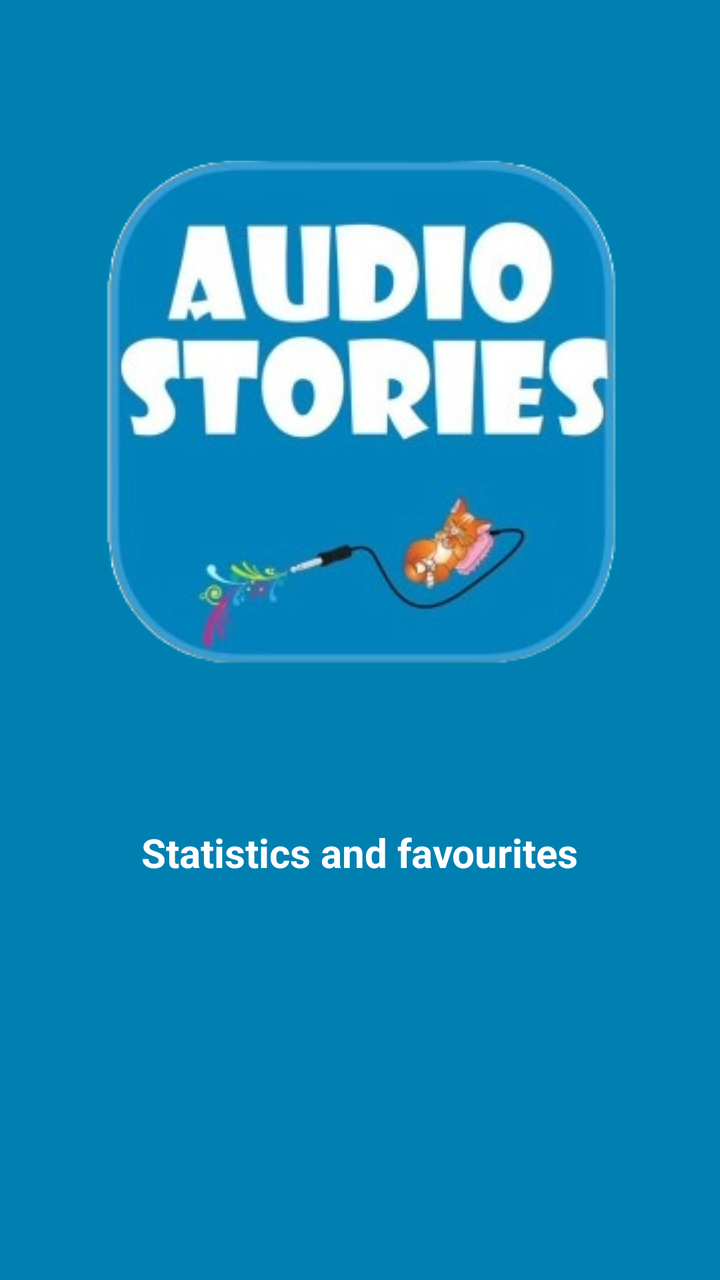
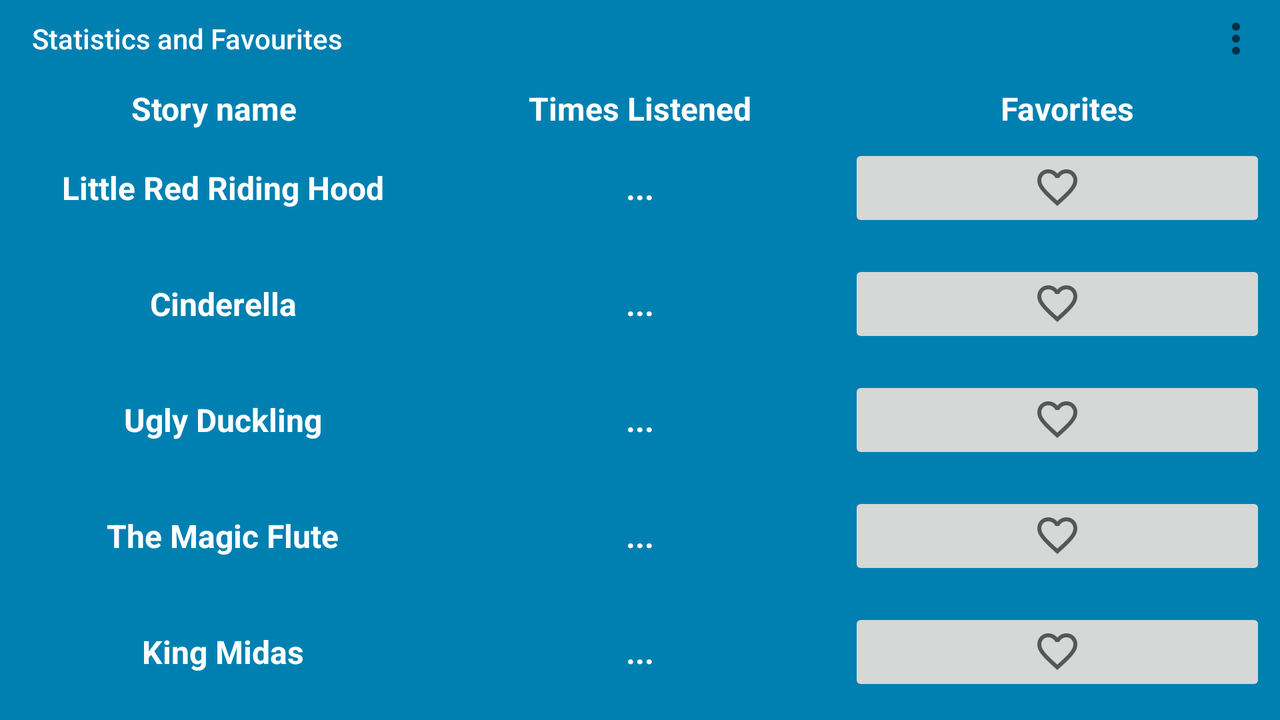

Compare how this app lays out the same screen by default and in its alternative resource folder. The renders come first, then the two layout files and the values they reference.
<!-- AndroidManifest.xml: application theme Theme.AppCompat.Light.NoActionBar -->
<!-- res/layout/activity_main4.xml -->
<?xml version="1.0" encoding="utf-8"?>
<androidx.constraintlayout.widget.ConstraintLayout xmlns:android="http://schemas.android.com/apk/res/android"
    xmlns:app="http://schemas.android.com/apk/res-auto"
    xmlns:tools="http://schemas.android.com/tools"
    android:layout_width="match_parent"
    android:layout_height="match_parent"
    android:background="#0080B1"
    tools:context=".MainActivity4">

    <ImageView
        android:id="@+id/imageView"
        android:layout_width="wrap_content"
        android:layout_height="wrap_content"
        app:layout_constraintBottom_toTopOf="@id/textView"
        app:layout_constraintEnd_toEndOf="parent"
        app:layout_constraintStart_toStartOf="parent"
        app:layout_constraintTop_toTopOf="parent"
        app:srcCompat="@drawable/appbackground" />

    <TextView
        android:id="@+id/textView"
        android:layout_width="wrap_content"
        android:layout_height="wrap_content"
        android:text="Statistics and favourites"
        app:layout_constraintEnd_toEndOf="parent"
        app:layout_constraintStart_toStartOf="parent"
        app:layout_constraintTop_toBottomOf = "@id/imageView"
        app:layout_constraintBottom_toTopOf="@id/statsFields"
        tools:layout_editor_absoluteY="356dp"
        android:textSize="20sp"
        android:textStyle="bold"
        android:textColor="@color/white"/>

    <LinearLayout
        android:id="@+id/statsFields"
        android:layout_width="match_parent"
        android:layout_height="wrap_content"
        android:orientation="vertical"
        app:layout_constraintBottom_toBottomOf="parent"
        app:layout_constraintEnd_toEndOf="parent"
        app:layout_constraintHorizontal_bias="0.0"
        app:layout_constraintStart_toStartOf="parent"
        app:layout_constraintTop_toBottomOf="@id/textView"
        app:layout_constraintVertical_bias="0.091">

        <LinearLayout
            android:layout_width="match_parent"
            android:layout_height="wrap_content"
            android:orientation="horizontal"
            android:layout_margin="20dp">
        </LinearLayout>
    </LinearLayout>

</androidx.constraintlayout.widget.ConstraintLayout>
<!-- resources referenced by this layout -->
<resources>
  <!-- drawable appbackground: png bitmap (drawable, 94648 bytes) -->
</resources>
<!-- res/layout-land/activity_main4.xml (the repository's variant of the layout above) -->
<!-- drawn on the phone turned sideways -->
<?xml version="1.0" encoding="utf-8"?>
<androidx.constraintlayout.widget.ConstraintLayout xmlns:android="http://schemas.android.com/apk/res/android"
    xmlns:app="http://schemas.android.com/apk/res-auto"
    xmlns:tools="http://schemas.android.com/tools"
    android:layout_width="match_parent"
    android:layout_height="match_parent"
    android:background="#0080B1"
    tools:context=".MainActivity4">

    <com.google.android.material.appbar.AppBarLayout
        android:id="@+id/startmenu"
        android:layout_width="match_parent"
        android:layout_height="wrap_content"
        android:background="@android:color/transparent"
        app:layout_constraintBottom_toTopOf="@+id/statsFields"
        app:layout_constraintEnd_toEndOf="parent"
        app:layout_constraintStart_toStartOf="parent"
        app:layout_constraintTop_toTopOf="parent">

        <com.google.android.material.appbar.MaterialToolbar
            android:id="@+id/materialToolbar2"
            style="@style/Widget.MaterialComponents.ActionBar.Primary"
            android:layout_width="match_parent"
            android:layout_height="wrap_content"
            android:background="@android:color/transparent"
            android:minHeight="?attr/actionBarSize"
            android:theme="@style/Theme.AppCompat.Light.NoActionBar"
            app:navigationIcon="@drawable/baseline_language_24"
            app:title="@string/statistics_and_favourites"
            app:titleTextColor="@color/white"
            app:menu="@menu/top_bar_main_menu"/>
    </com.google.android.material.appbar.AppBarLayout>

    <LinearLayout
        android:id="@+id/statsFields"
        android:layout_width="match_parent"
        android:layout_height="wrap_content"
        android:orientation="vertical"
        app:layout_constraintBottom_toBottomOf="parent"
        app:layout_constraintEnd_toEndOf="parent"
        app:layout_constraintStart_toStartOf="parent"
        app:layout_constraintTop_toBottomOf="@id/startmenu"
        android:layout_marginBottom="10sp">
        <LinearLayout
            android:layout_width="match_parent"
            android:layout_height="wrap_content"
            android:orientation="horizontal">
            <TextView
                android:id="@+id/textView2"
                android:layout_width="0dp"
                android:layout_height="wrap_content"
                android:text="@string/story_name"
                android:textSize="16sp"
                android:textStyle="bold"
                android:textColor="@color/white"
                android:gravity="center_horizontal"
                android:layout_weight="0.3"/>
            <TextView
                android:id="@+id/textViewTimesListened"
                android:layout_width="0dp"
                android:layout_height="wrap_content"
                android:text="@string/times_listened"
                android:textSize="16sp"
                android:gravity="center"
                android:textStyle="bold"
                android:textColor="@color/white"
                android:layout_weight="0.3"/>
            <TextView
                android:id="@+id/textViewFavorites"
                android:layout_width="0dp"
                android:layout_height="wrap_content"
                android:text="@string/favorites"
                android:gravity="center"
                android:textSize="16sp"
                android:textStyle="bold"
                android:textColor="@color/white"
                android:layout_weight="0.3"/>
        </LinearLayout>
        <LinearLayout
            android:layout_width="match_parent"
            android:layout_height="wrap_content"
            android:orientation="horizontal"
            android:layout_margin="7dp">
            <TextView
                android:id="@+id/textView3"
                android:layout_width="0dp"
                android:layout_height="wrap_content"
                android:text="@string/little_red_riding_hood"
                android:textSize="16sp"
                android:textStyle="bold"
                android:textColor="@color/white"
                android:layout_gravity="center"
                android:gravity="center_horizontal"
                android:layout_weight="0.3"/>
            <TextView
                android:id="@+id/textViewTimesRedHood"
                android:layout_width="0dp"
                android:layout_height="wrap_content"
                android:text="..."
                android:textSize="16sp"
                android:textStyle="bold"
                android:textColor="@color/white"
                android:layout_gravity="center"
                android:gravity="center"
                android:layout_weight="0.3"/>

            <ImageButton
                android:id="@+id/imageButtonRedHood"
                android:layout_width="0dp"
                android:layout_height="wrap_content"
                android:layout_weight="0.3"
                android:src="@drawable/favorite"
                android:clickable="true"
                />
        </LinearLayout>
        <LinearLayout
            android:layout_width="match_parent"
            android:layout_height="wrap_content"
            android:orientation="horizontal"
            android:layout_margin="7dp">
            <TextView
                android:id="@+id/textView4"
                android:layout_width="0dp"
                android:layout_height="wrap_content"
                android:text="@string/cinderella"
                android:textSize="16sp"
                android:textStyle="bold"
                android:textColor="@color/white"
                android:layout_gravity="center"
                android:gravity="center_horizontal"
                android:layout_weight="0.3"/>
            <TextView
                android:id="@+id/textViewTimesCinderella"
                android:layout_width="0dp"
                android:layout_height="wrap_content"
                android:text="..."
                android:textSize="16sp"
                android:textStyle="bold"
                android:textColor="@color/white"
                android:layout_gravity="center"
                android:gravity="center"
                android:layout_weight="0.3"/>

            <ImageButton
                android:id="@+id/imageButtonCinderella"
                android:layout_width="0dp"
                android:layout_height="wrap_content"
                android:layout_weight="0.3"
                android:src="@drawable/favorite" />
        </LinearLayout>
        <LinearLayout
            android:layout_width="match_parent"
            android:layout_height="wrap_content"
            android:orientation="horizontal"
            android:layout_margin="7dp">
            <TextView
                android:id="@+id/textView5"
                android:layout_width="0dp"
                android:layout_height="wrap_content"
                android:text="@string/ugly_duckling"
                android:textSize="16sp"
                android:textStyle="bold"
                android:textColor="@color/white"
                android:layout_gravity="center"
                android:gravity="center_horizontal"
                android:layout_weight="0.3"/>
            <TextView
                android:id="@+id/textViewTimesDuckling"
                android:layout_width="0dp"
                android:layout_height="wrap_content"
                android:text="..."
                android:textSize="16sp"
                android:textStyle="bold"
                android:textColor="@color/white"
                android:layout_gravity="center"
                android:gravity="center"
                android:layout_weight="0.3"/>

            <ImageButton
                android:id="@+id/imageButtonDuckling"
                android:layout_width="0dp"
                android:layout_height="wrap_content"
                android:layout_weight="0.3"
                android:src="@drawable/favorite" />
        </LinearLayout>
        <LinearLayout
            android:layout_width="match_parent"
            android:layout_height="wrap_content"
            android:orientation="horizontal"
            android:layout_margin="7dp">
            <TextView
                android:id="@+id/textView6"
                android:layout_width="0dp"
                android:layout_height="wrap_content"
                android:text="@string/the_magic_flute"
                android:textSize="16sp"
                android:textStyle="bold"
                android:textColor="@color/white"
                android:layout_gravity="center"
                android:gravity="center_horizontal"
                android:layout_weight="0.3"/>
            <TextView
                android:id="@+id/textViewTimesFlute"
                android:layout_width="0dp"
                android:layout_height="wrap_content"
                android:text="..."
                android:textSize="16sp"
                android:textStyle="bold"
                android:textColor="@color/white"
                android:layout_gravity="center"
                android:gravity="center"
                android:layout_weight="0.3"/>

            <ImageButton
                android:id="@+id/imageButtonFlute"
                android:layout_width="0dp"
                android:layout_height="wrap_content"
                android:layout_weight="0.3"
                android:src="@drawable/favorite" />
        </LinearLayout>
        <LinearLayout
            android:layout_width="match_parent"
            android:layout_height="wrap_content"
            android:orientation="horizontal"
            android:layout_margin="7dp">
            <TextView
                android:id="@+id/textView7"
                android:layout_width="0dp"
                android:layout_height="wrap_content"
                android:text="@string/king_midas"
                android:textSize="16sp"
                android:textStyle="bold"
                android:textColor="@color/white"
                android:layout_gravity="center"
                android:gravity="center_horizontal"
                android:layout_weight="0.3"/>
            <TextView
                android:id="@+id/textViewTimesMidas"
                android:layout_width="0dp"
                android:layout_height="wrap_content"
                android:text="..."
                android:textSize="16sp"
                android:textStyle="bold"
                android:textColor="@color/white"
                android:layout_gravity="center"
                android:gravity="center"
                android:layout_weight="0.3"/>

            <ImageButton
                android:id="@+id/imageButtonMidas"
                android:layout_width="0dp"
                android:layout_height="wrap_content"
                android:layout_weight="0.3"
                android:src="@drawable/favorite" />
        </LinearLayout>
    </LinearLayout>

</androidx.constraintlayout.widget.ConstraintLayout>
<!-- resources referenced by the variant -->
<!-- as the phone turned sideways resolves them -->
<resources>
  <!-- drawable favorite (drawable) -->
  <?xml version="1.0" encoding="utf-8"?>
  <vector xmlns:android="http://schemas.android.com/apk/res/android" android:width="24dp" android:height="24dp" android:viewportWidth="960" android:viewportHeight="960" android:tint="?attr/colorControlNormal">
      <path android:fillColor="@android:color/black" android:pathData="M480,840L422,788Q321,697 255,631Q189,565 150,512.5Q111,460 95.5,416Q80,372 80,326Q80,232 143,169Q206,106 300,106Q352,106 399,128Q446,150 480,190Q514,150 561,128Q608,106 660,106Q754,106 817,169Q880,232 880,326Q880,372 864.5,416Q849,460 810,512.5Q771,565 705,631Q639,697 538,788L480,840ZM480,732Q576,646 638,584.5Q700,523 736,477.5Q772,432 786,396.5Q800,361 800,326Q800,266 760,226Q720,186 660,186Q613,186 573,212.5Q533,239 518,280L518,280L442,280L442,280Q427,239 387,212.5Q347,186 300,186Q240,186 200,226Q160,266 160,326Q160,361 174,396.5Q188,432 224,477.5Q260,523 322,584.5Q384,646 480,732ZM480,459Q480,459 480,459Q480,459 480,459Q480,459 480,459Q480,459 480,459Q480,459 480,459Q480,459 480,459Q480,459 480,459Q480,459 480,459L480,459L480,459L480,459Q480,459 480,459Q480,459 480,459Q480,459 480,459Q480,459 480,459Q480,459 480,459Q480,459 480,459Q480,459 480,459Q480,459 480,459Z"/>
  
  </vector>
  <string name="cinderella">Cinderella</string>
  <string name="favorites">Favorites</string>
  <string name="king_midas">King Midas</string>
  <string name="little_red_riding_hood">Little Red Riding Hood</string>
  <string name="statistics_and_favourites">Statistics and Favourites</string>
  <string name="story_name">Story name</string>
  <string name="the_magic_flute">The Magic Flute</string>
  <string name="times_listened">Times Listened</string>
  <string name="ugly_duckling">Ugly Duckling</string>
</resources>
